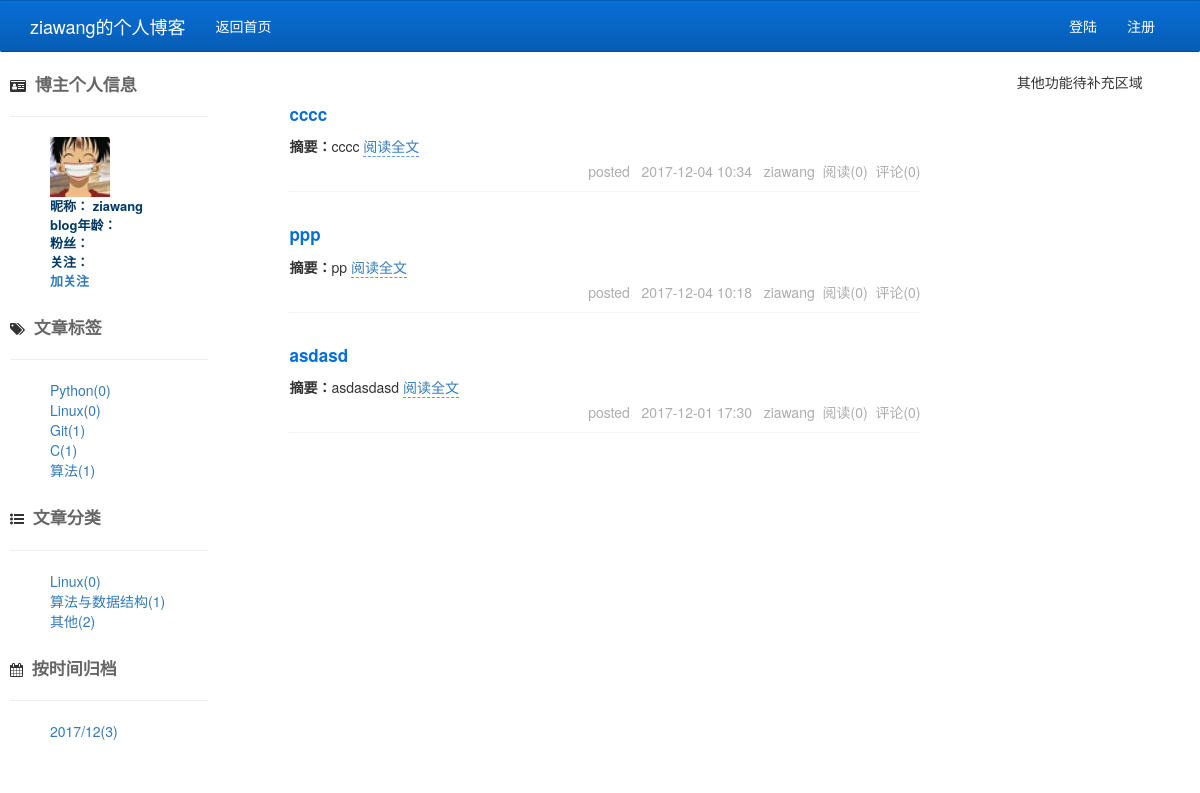
Page /blog/ziawang/ on the committed database.
### blog/models.py (models this page shows, shortened)
class UserInfo(models.Model):
    id = models.BigAutoField(primary_key=True)
    username = models.CharField(max_length=32, verbose_name='登录名')
    password = models.CharField(max_length=64, verbose_name='密码')
    nick_name = models.CharField(max_length=32, verbose_name='昵称')
    join_time = models.DateTimeField(auto_now_add=True, verbose_name='加入时间')
    telephone = models.CharField(max_length=11, verbose_name='手机号', unique=True, null=True)
    email = models.EmailField(verbose_name='联系邮箱')
    avatar = models.FileField(verbose_name='头像', upload_to='avatar', default='/avatar/default.png')
    class Meta:
        verbose_name_plural = '用户表'

class Blog(models.Model):
    id = models.BigAutoField(primary_key=True)
    user_site = models.CharField(max_length=64, verbose_name='blog站点', unique=True)
    blog_title = models.CharField(max_length=64, verbose_name='博客标题')
    theme = models.CharField(max_length=16, verbose_name='主题')
    user = models.OneToOneField(to='UserInfo', to_field='id', verbose_name='用户')
    class Meta:
        verbose_name_plural = '博客表'

class Category(models.Model):
    id = models.AutoField(primary_key=True)
    title = models.CharField(max_length=32, verbose_name='文章分类名')
    article_count = models.IntegerField(verbose_name='文章数量')
    description = models.CharField(max_length=64, verbose_name='分类描述')
    create_time = models.DateTimeField(verbose_name='创建时间')
    blog = models.ForeignKey(to='Blog', to_field='id', verbose_name='所属博客')
    class Meta:
        verbose_name_plural = '分类表'

class Article(models.Model):
    id = models.BigAutoField(primary_key=True)
    title = models.CharField(max_length=64, verbose_name='文章标题')
    summary = models.CharField(max_length=512, verbose_name='文章概要')
    create_time = models.DateTimeField(verbose_name='创建时间', auto_now_add=True)
    update_time = models.DateTimeField(verbose_name='修改时间', auto_now_add=True)
    read_count = models.IntegerField(verbose_name='阅读次数', default=0)
    comment_count = models.IntegerField(verbose_name='评论次数', default=0)
    up_count = models.IntegerField(verbose_name='点赞次数', default=0)
    down_count = models.IntegerField(verbose_name='反对次数', default=0)
    blog = models.ForeignKey(to='Blog', to_field='id', verbose_name='博客')
    article_detail = models.OneToOneField(to='ArticleDetail', to_field='id', verbose_name='文章详细')
    category = models.ForeignKey(to='Category', to_field='id', verbose_name='文章分类')
    tags = models.ManyToManyField(verbose_name='文章标签', to='Tag', through='Tag2Article',
                                  through_fields=('article', 'tag'))
    type_category = models.ForeignKey(to='TypeCategory', to_field='id', verbose_name='文章类型分类名称')
    class Meta:
        verbose_name_plural = '文章表'

### blog/views.py (the view, shortened to what this page needs)
# urls.py: url(r'^(?P<username>.*)/(?P<para>category|tag|date)/(?P<para_content>(.*))$', views.homesite, name='archive'),
def homesite(request, type_category=None, para=None, para_content=None, username=None, article_id=None,*args, **kwargs):
    if type_category:
        articles = models.Article.objects.filter(type_category_id=type_category)
        type_category_obj = models.TypeCategory.objects.get(id=type_category)
        return render(request, 'categorytype_articles.html', {"articles": articles, "type_category_obj": type_category_obj})
    user = models.UserInfo.objects.filter(username=username).first()
    if not user:
        return render(request, '404.html')
    categorys = models.Category.objects.filter(blog__user=user).annotate(c=Count("article__id")).values_list('title','c', 'id')
    tags = models.Tag.objects.filter(blog__user=user).annotate(c=Count("article__id")).values_list('title', 'c', 'id')
    dates = models.Article.objects.filter(blog__user__username=username).\
        extra(select={'create_date_format': 'strftime("%%Y/%%m", create_time)'}).\
        values_list('create_date_format').annotate(c=Count("id")).values_list('create_date_format', 'c')
    articles = models.Article.objects.filter(blog__user__username=username).order_by('-create_time')
    return render(request, 'personnal_site.html', {"articles": articles, "categorys": categorys, "tags": tags, "dates": dates, "user": user})

### blog/templatetags/tags.py (called while the page is built)
@register.filter
def blog_age(create_time):
    now = datetime.datetime.now()
    create_time = datetime.datetime(create_time.year,
                                    month=create_time.month,
                                    day=create_time.day,
                                    hour=create_time.hour,
                                    minute=create_time.minute,
                                    second=create_time.second)
    age_string = str(now - create_time)[:-16]                   # 计算去除多余的时分秒片段
    if 'days' in age_string:
        age_string = age_string.replace('days', '天')
    if 'months' in age_string:
        age_string = age_string.replace('months', '月')
    if 'years' in age_string:
        age_string = age_string.replace('years', '年')
    return age_string

### templates/personnal_site.html (shortened to what this page needs)
<!DOCTYPE html>
{% load tags %}
<html lang="en">
<head>
    <link rel="stylesheet" href="https://cdn.bootcss.com/bootstrap/3.3.7/css/bootstrap.min.css">
    <link rel="stylesheet" href="https://cdn.bootcss.com/font-awesome/4.7.0/css/font-awesome.min.css">
    <link rel="stylesheet" href="https://cdn.bootcss.com/limonte-sweetalert2/7.0.3/sweetalert2.css">
    <link rel="stylesheet" href="/static/css/personal_site.css">
    <link rel="stylesheet" href="/static/css/personal_article.css">
    <link rel="stylesheet" href="/static/css/home.css">
</head>
<body>
<nav class="navbar" style="border-radius: 0">
    <div class="container">
        <div class="navbar-header">
            <a class="navbar-brand" href="{{ user.blog.user_site }}">{{ user.blog.blog_title }}</a>
        </div>
        <div class="collapse navbar-collapse" id="bs-example-navbar-collapse-1">
            <ul class="nav navbar-nav">
                <li class="active"><a href="/home/">返回首页 <span class="sr-only">(current)</span></a></li>
            </ul>
            <ul class="nav navbar-nav navbar-right">
                {% if request.session.username %}
                    <li><a href="{% url 'blog_url' username=request.session.username %}"><i class="fa fa-user-circle"
                                                                                            aria-hidden="true"></i>&nbsp;&nbsp;{{ request.session.username }}
                    </a></li>
                {% else %}
                    <li><a href="/login/">登陆</a></li>
                    <li><a href="/register/">注册</a></li>
                {% endif %}
            </ul>
        </div>
    </div>
</nav>
<div class="container-fluid" style="margin-left: 10px">
    <div class="row">
        <div class="col-md-2">
            <div class="row session-style">
                <div class="info-title-style">
                    <i class="fa fa-id-card" aria-hidden="true"></i>
                    <span>&nbsp;博主个人信息</span>
                    <hr>
                </div>
                <ul style="list-style: none" class="info-content-style">
                    <img src="{{ user.avatar.url }}" alt="" width="60px" height="60px">
                    <li>昵称： {{ user.nick_name }}</li>
                    <li>blog年龄： {{ user.join_time|blog_age }}</li>
                    <li>粉丝： <a href=""></a></li>
                    <li>关注：</li>
                    <li><a href="">加关注</a></li>
                </ul>
            </div>
            <div class="row session-style">
                <div class="info-title-style">
                    <i class="fa fa-tags" aria-hidden="true"></i>
                    <span>&nbsp;文章标签</span>
                    <hr>
                </div>
                <ul style="list-style: none">
                    {% for tag in tags %}
                        <li><a
                                href="{% url 'archive' username=user.username para='tag' para_content=tag.2 %}">{{ tag.0 }}({{ tag.1 }})</a>
                        </li>
                    {% empty %}
                        <li class="info-content-style">博主还没有tags昂</li>
                    {% endfor %}
                </ul>
            </div>
            <div class="row session-style">
                <div class="info-title-style">
                    <i class="fa fa-list-ul" aria-hidden="true"></i>
                    <span>&nbsp;文章分类</span>
                    <hr>
                </div>
                <ul>
                    {% for category in categorys %}
                        <li style="list-style: none"><a
                                href="{% url 'archive' username=user.username para='category' para_content=category.2 %}">{{ category.0 }}({{ category.1 }})</a>
                        </li>
                    {% empty %}
                        <li class="info-content-style">博主还没有categorys昂</li>
                    {% endfor %}
                </ul>
            </div>
            <div class="row session-style">
                <div class="info-title-style">
                    <i class="fa fa-calendar" aria-hidden="true"></i>
                    <span>&nbsp;按时间归档</span>
                    <hr>
                </div>
                <ul>
                    {% for date in dates %}
                        <li style="list-style: none"><a
                                href="{% url 'archive' username=user.username para='date' para_content=date.0 %}">{{ date.0 }}({{ date.1 }})</a>
                        </li>
                    {% empty %}
                        <li class="info-content-style">博主还没有文章昂</li>
                    {% endfor %}
                </ul>
            </div>
        </div>
        <div class="col-md-8">
            <div class="row content-style">
                <div class="col-md-10 col-md-offset-1">
                    {% block content %}
                        {% for article in articles %}
                            <div class="article">
                                <p class="title-style">{{ article.title }}</p>
                                <div class="summary">
                                    <span><strong>摘要：</strong></span><span>{{ article.summary|truncatechars:256 }}</span>
                                    <a href="{% url 'article' username=user.username article_id=article.id %}"> <span
                                            style="border-bottom: 1px dashed cornflowerblue">阅读全文</span> </a></div>
                                <div class="article-info pull-right">
                                    <span>posted&nbsp;&nbsp;
                                        {{ article.create_time|date:"Y-m-d H:i" }}&nbsp;&nbsp; {{ user.nick_name }}&nbsp;&nbsp;阅读({{ article.read_count }})&nbsp;&nbsp;评论({{ article.comment_count }})
                                    </span>
                                </div>
                            </div>
                        {% endfor %}
                    {% endblock content %}
                </div>
            </div>
        </div>
        <div class="col-md-2 other_content">
            {% block other_content %}
                其他功能待补充区域
            {% endblock %}
        </div>
    </div>
</div>
</body>
</html>

### static/blog/css/personal_site.css (style rules this page uses)
.title-style { color: #086ed5; font-size: 17px; font-weight: bold; }
.info-title-style span { font-size: 17px; font-weight: 700; color: #666; }
.info-content-style { font-size: 13px; font-weight: bold; color: #023a66; }
.session-style { margin-bottom: 15px; }
.article { margin-top: 30px; width: 100%; border-bottom: 1px solid whitesmoke; padding-bottom: 35px; }

### static/blog/css/home.css (style rules this page uses)
.navbar { background: linear-gradient(to bottom, #086ed5, #055db5); border-bottom: 1px solid #044e97; }
.nav a { color: white; text-decoration: none; }
a.navbar-brand { color: white; }
.article-info { color: #adadad; margin-top: 5px; margin-bottom: 20px; }

### rows in the picture
UserInfo: blog.blog_title "ziawang的个人博客", avatar (picture), nick_name "ziawang"
Category: title "算法与数据结构", blog "1"
Article: title "cccc", summary "cccc", create_time "2017-12-04 10:34", read_count "0", comment_count "0"
Article: title "ppp", summary "pp", create_time "2017-12-04 10:18", read_count "0", comment_count "0"
Article: title "asdasd", summary "asdasdasd", create_time "2017-12-01 17:30", read_count "0", comment_count "0"

### other values in the picture
{{ tag.0 }} "Python" "Linux" "Git" "C" "算法"
{{ tag.1 }} "0" "0" "1" "1" "1"
{{ category.0 }} "Linux" "其他"
{{ category.1 }} "0" "2"
{{ date.0 }} "2017/12"
{{ date.1 }} "3"
